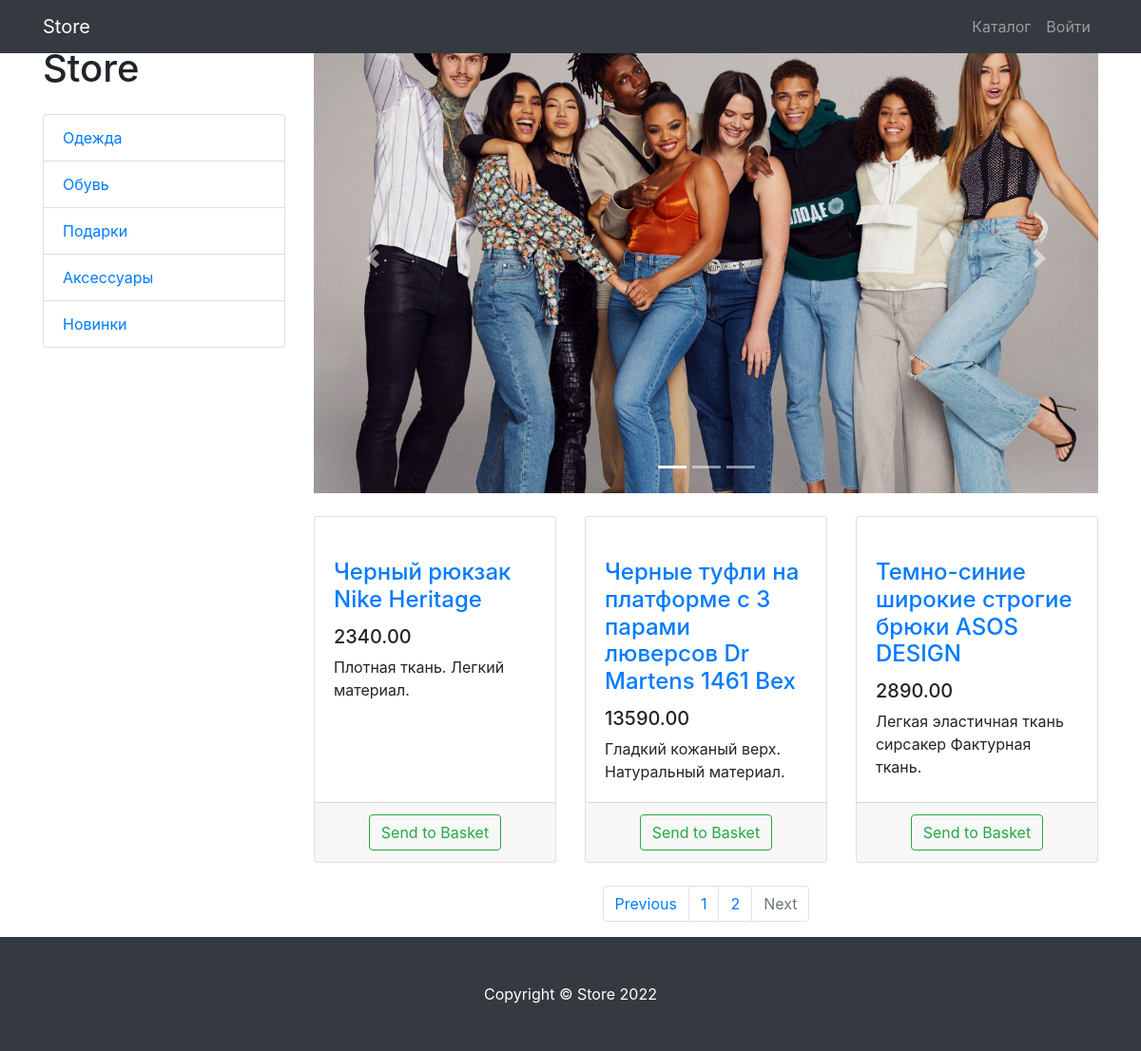
The page /products/page/2 on the database its author committed.
### products/models.py (models this page shows, shortened)
class ProductCategory(models.Model):
    name = models.CharField(max_length=128, unique=True)
    description = models.TextField(null=True, blank=True)
    class Meta:
        verbose_name = 'category'
        verbose_name_plural = 'categories'

class Product(models.Model):
    name = models.CharField(max_length=256)
    description = models.TextField()
    price = models.DecimalField(max_digits=10, decimal_places=2)
    quantity = models.PositiveIntegerField(default=0)
    image = models.ImageField(upload_to='products_images')
    category = models.ForeignKey(to=ProductCategory, on_delete=models.CASCADE)
    class Meta:
        verbose_name = 'product'
        verbose_name_plural = 'products'

### products/views.py (the view)
# urls.py: path('', products, name='index'),
def products(request, category_id=None, page_number=1):
    products = Product.objects.filter(category__id=category_id) if category_id else Product.objects.all()
    per_page = 3
    paginator = Paginator(products, per_page)
    products_paginator = paginator.get_page(page_number)
    context = {
        'title': 'Store - Каталог',
        'categories': ProductCategory.objects.all(),
        'products': products_paginator,
    }
    return render(request, 'products/products.html', context)

### products/templates/products/products.html (shortened to what this page needs)
{% extends 'products/base.html' %}
{% load static %}
{% block css %}
    <link href="{% static 'vendor/bootstrap/css/bootstrap.min.css' %}" rel="stylesheet">
{% endblock %}
{% block content %}
	<div class="container">
    <div class="row">
        <div class="col-lg-3">
            <br>
            <h1 class="my-4">Store</h1>
            <div class="list-group">
                {% for category in categories %}
                    <a href="{% url 'products:category' category.id %}"
                       class="list-group-item">{{ category.name }}</a>
                {% endfor %}
            </div>
        </div>
        <div class="col-lg-9">
            <div id="carouselExampleIndicators" class="carousel slide my-4" data-ride="carousel">
                <ol class="carousel-indicators">
                    <li data-target="#carouselExampleIndicators" data-slide-to="0" class="active"></li>
                    <li data-target="#carouselExampleIndicators" data-slide-to="1"></li>
                    <li data-target="#carouselExampleIndicators" data-slide-to="2"></li>
                </ol>
                <div class="carousel-inner" role="listbox">
                    <div class="carousel-item active">
                        <img class="d-block img-fluid" src="/static/vendor/img/slides/slide-1.jpg" alt="First slide">
                    </div>
                </div>
                <a class="carousel-control-prev" href="#carouselExampleIndicators" role="button" data-slide="prev">
                    <span class="carousel-control-prev-icon" aria-hidden="true"></span>
                </a>
                <a class="carousel-control-next" href="#carouselExampleIndicators" role="button" data-slide="next">
                    <span class="carousel-control-next-icon" aria-hidden="true"></span>
                </a>
            </div>
            <div class="row">
                {% for product in products %}
                <div class="col-lg-4 col-md-6 mb-4">
                    <div class="card h-100">
                        <a href="#">
                        </a>
                        <div class="card-body">
                            <h4 class="card-title">
                                <a href="#">{{ product.name }}</a>
                            </h4>
                            <h5>{{ product.price }}</h5>
                            <p class="card-text">{{ product.description }}</p>
                        </div>
                        <div class="card-footer text-center">
                            <a class="btn btn-outline-success"
                               href="{% url 'products:basket_add' product.id %}">
                            Send to Basket
                            </a>
                        </div>
                    </div>
                </div>
                {% endfor %}
            </div>
            <nav aria-label="Page navigation example">
                <ul class="pagination justify-content-center">
                    <li class="page-item {% if not products.has_previous %} disabled {%  endif %}">
                        <a class="page-link"
                           href="{% if products.has_previous %}
                                 {% url 'products:paginator' products.previous_page_number %}
                                 {% else %} # {% endif %}"
                           tabindex="-1" aria-disabled="true">
                            Previous
                        </a>
                    </li>
                    {% for page in products.paginator.page_range %}
                        <li class="page-item">
                            <a class="page-link" href="{% url 'products:paginator' page %}">
                                {{ page }}
                            </a>
                        </li>
                    {% endfor %}
                    <li class="page-item {% if not products.has_next %} disabled {% endif %}">
                        <a class="page-link"
                           href="{% if products.has_next %}
                                 {% url 'products:paginator' products.next_page_number %}
                                 {% else %} # {% endif %}">
                            Next
                        </a>
                    </li>
                </ul>
            </nav>
        </div>
    </div>
</div>
{% endblock %}
{% block footer %}
	<footer class="py-5 bg-dark">
    <div class="container">
        <p class="m-0 text-center text-white">Copyright &copy; Store 2022</p>
    </div>
</footer>
{% endblock %}

### rows shown on the page
ProductCategory: name "Одежда"
ProductCategory: name "Обувь"
ProductCategory: name "Подарки"
ProductCategory: name "Аксессуары"
ProductCategory: name "Новинки"
Product: name "Черный рюкзак Nike Heritage", price "2340.00", description "Плотная ткань. Легкий материал."
Product: name "Черные туфли на платформе с 3 парами люверсов Dr Martens 1461 Bex", price "13590.00", description "Гладкий кожаный верх. Натуральный материал."
Product: name "Темно-синие широкие строгие брюки ASOS DESIGN", price "2890.00", description "Легкая эластичная ткань сирсакер Фактурная ткань."

### other values the page prints
{{ page }} "1" "2"
